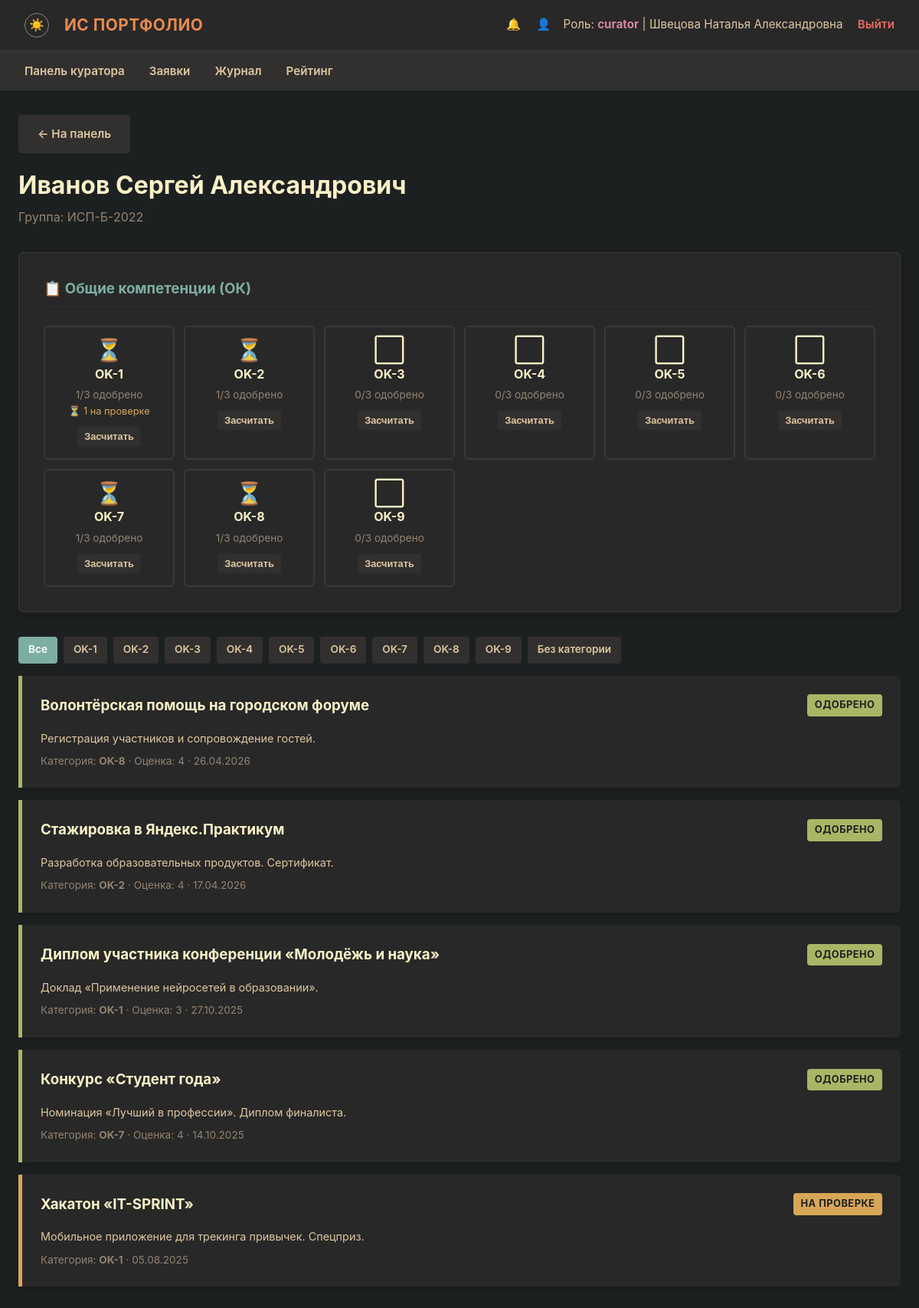
Page /curator/student_ok/10 (signed in) on the earlier database version.
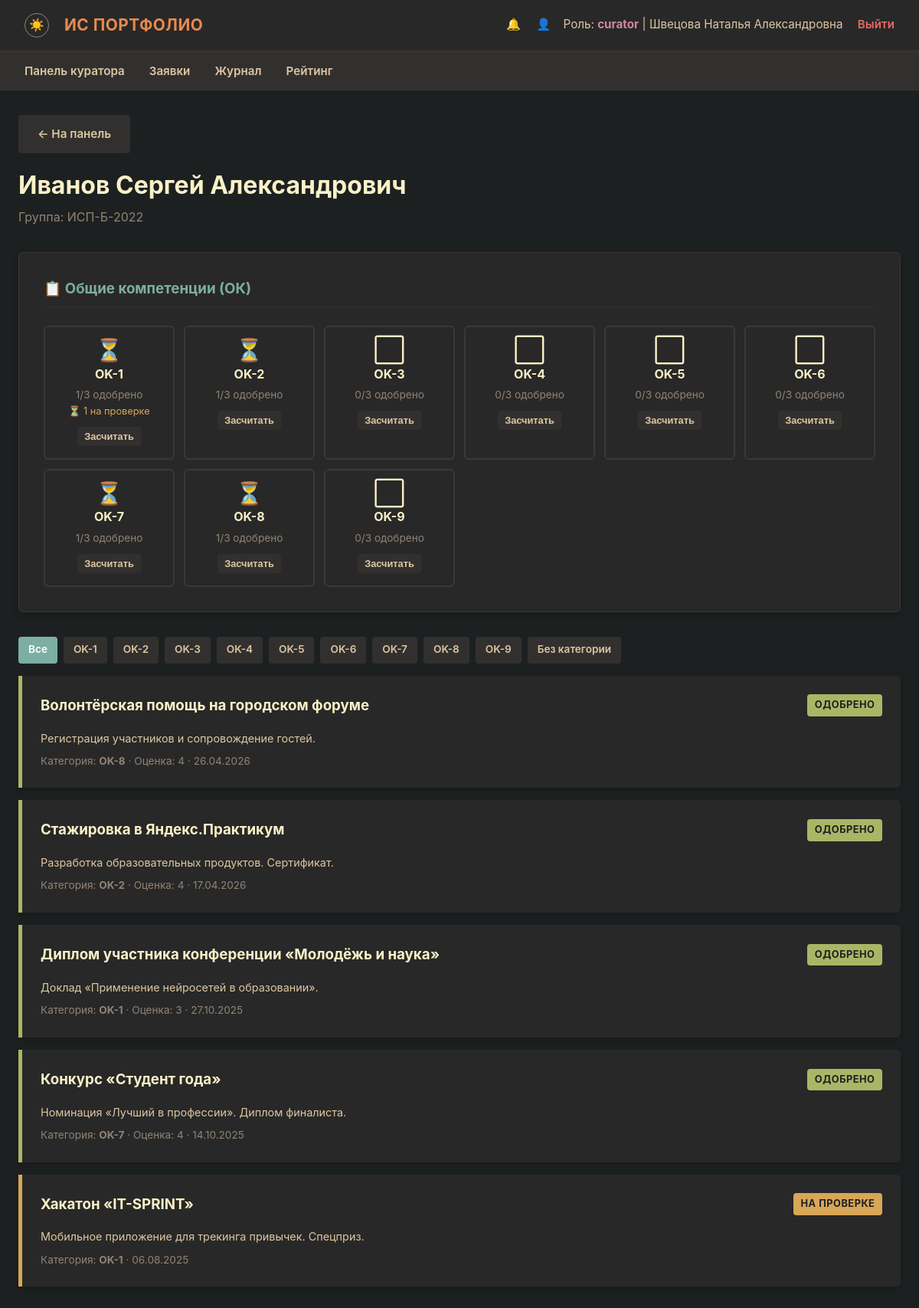
Same page on the later database version.
### models.py (models this page shows, shortened)
class Event(Base):
    __tablename__ = 'events'
    id:             Mapped[int]   = mapped_column(Integer, primary_key=True)
    student_id:     Mapped[int]   = mapped_column(Integer, ForeignKey('users.id'), nullable=False)
    title:          Mapped[str]   = mapped_column(String(150), nullable=False)
    description:    Mapped[Optional[str]] = mapped_column(Text, nullable=True)
    status:         Mapped[str]   = mapped_column(String(20), default='pending', nullable=False)
    category:       Mapped[Optional[str]] = mapped_column(String(5), nullable=True)
    score:          Mapped[Optional[int]] = mapped_column(Integer, nullable=True)
    curator_comment: Mapped[Optional[str]] = mapped_column(Text, nullable=True)
    created_at:     Mapped[datetime] = mapped_column(DateTime, default=_utcnow, nullable=False)
    student = relationship('User', back_populates='events')
    files   = relationship('EventFile', back_populates='event', lazy=True, cascade='all, delete-orphan')

### routes/curator.py (the view)
@router.get('/curator/student_ok/{student_id}')
async def curator_student_ok(request: Request, student_id: int,
                              user: User = Depends(require_curator)):
    db = next(get_db())
    try:
        student = db.get(User, student_id)
        if not student or student.role != 'student':
            return RedirectResponse(url='/curator/dashboard', status_code=302)
        curator_gids = [g.id for g in user.curated_groups]
        if student.group_id not in curator_gids:
            return RedirectResponse(url='/curator/dashboard', status_code=302)
        ok_stats = get_ok_stats(student_id)
        current_category = request.query_params.get('category')
        if current_category == 'none':
            events = db.query(Event).filter(
                Event.student_id == student_id, Event.category.is_(None)
            ).order_by(Event.created_at.desc()).all()
        elif current_category:
            events = db.query(Event).filter_by(
                student_id=student_id, category=current_category
            ).order_by(Event.created_at.desc()).all()
        else:
            events = db.query(Event).filter_by(student_id=student_id).order_by(
                Event.created_at.desc()
            ).all()
    finally:
        db.close()
    return render(request, 'curator_student_ok.html', student=student,
                   ok_stats=ok_stats, ok_list=OK_LIST,
                   current_category=current_category, events=events)

### templates/curator_student_ok.html (shortened to what the changed rows need)
{% extends 'base.html' %}
{% block content %}
<div class="page-header">
    <div>
        <h1 style="color: var(--fg0); margin: 0.5rem 0 0 0;">{{ student.full_name }}</h1>
    </div>
</div>
{% if events %}
<div style="display: flex; flex-direction: column; gap: 1rem;">
    {% for e in events %}
    <div class="post-card {{ e.status }}">
        <div class="post-header">
            <h3 style="color: var(--fg0); margin: 0;">
                <a href="{{ url_for('event_detail', event_id=e.id) }}" style="color: var(--fg0); text-decoration: none;">{{ e.title }}</a>
            </h3>
            <span class="status-badge badge-{{ e.status }}">{{ e.status_label }}</span>
        </div>
        <div style="color: var(--fg1); font-size: 0.9rem; margin-bottom: 0.5rem;">
            {{ e.description or '' }}
        </div>
        <div style="color: var(--gray); font-size: 0.85rem;">
            Категория: <strong>{{ e.category_label }}</strong>
            · {{ e.created_at.strftime('%d.%m.%Y') if e.created_at else '' }}
        </div>
    </div>
    {% endfor %}
</div>
{% else %}
<div class="form-card" style="text-align: center; padding: 2rem;">
    <p style="color: var(--gray);">Нет мероприятий{% if current_category %} по категории {{ current_category }}{% endif %}.</p>
</div>
{% endif %}
{% endblock %}

Differences in the rows shown:
changed Event "Хакатон «IT-SPRINT»": created_at "05.08.2025" → "06.08.2025"
